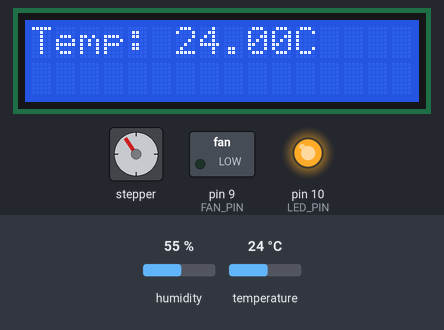
A sketch run on a simulated Arduino Uno, built with avr-gcc and run on an emulated ATmega328P. Parts: 16×2 character LCD, stepper motor, switched loads named in the sketch (green lamp = pin HIGH), output pins drawn as LEDs (lit = HIGH). The inputs (shaded band) are chosen by the test bench; at power-on: temperature 24 °C, humidity 55 %. Stepper angles assume 200 steps per turn.

Above: at 1.2 s.
1.3 s: temperature set to 38 °C
At 7.4 s:
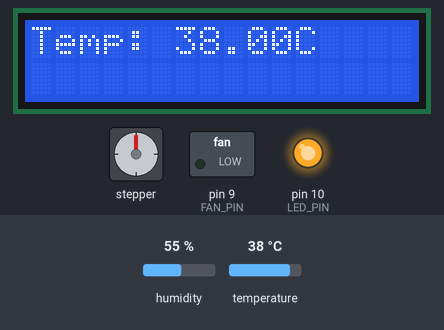
7.7 s: temperature set to 41 °C
At 12.8 s:
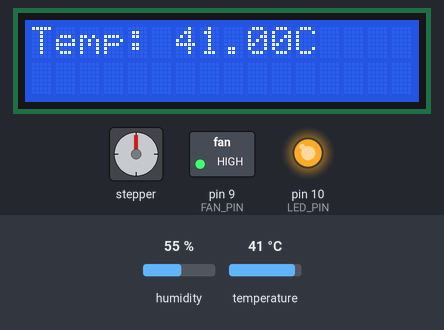
14.1 s: temperature set to 12 °C
At 20.3 s:
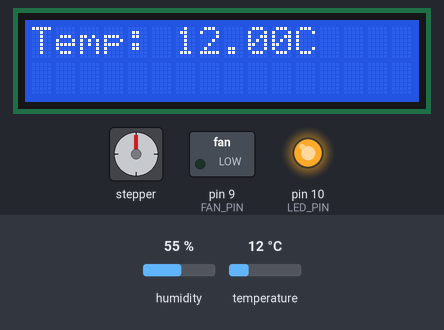
20.5 s: temperature set to 42 °C
At 26.3 s:
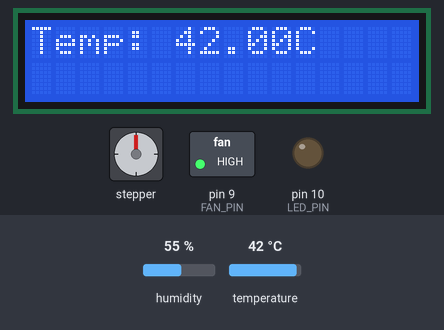
Timing chart, 0 to 74.4 s (numbered marks = the images above; inputs shaded):
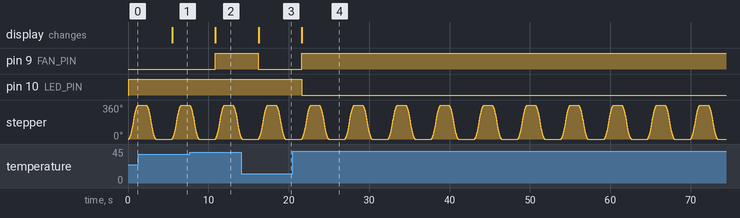

The sketch:

Complete_Incubator_using_DHT_LCD_Stepper.ino
```cpp
#include <DHT.h>
#include <LiquidCrystal.h>
#include <AccelStepper.h>

#define DHT_PIN 2     // Replace with your DHT sensor pin
#define DHT_TYPE DHT11  // Use DHT11 for the DHT sensor
#define FAN_PIN 9      // Replace with the pin connected to the fan relay
#define LED_PIN 10     // Replace with the pin connected to the LED

DHT dht(DHT_PIN, DHT_TYPE);
LiquidCrystal lcd(7, 6, 5, 4, 3, 1); // Initialize the LCD with the appropriate pins
AccelStepper stepper(1, 11, 12, 13, 8);

void setup() {
  Serial.begin(9600);
  dht.begin();
  lcd.begin(16, 2);  // Set up the LCD to have 16 columns and 2 rows
  stepper.setMaxSpeed(1000); // Adjust as needed
  stepper.setAcceleration(500); // Adjust as needed
  pinMode(FAN_PIN, OUTPUT);
  pinMode(LED_PIN, OUTPUT);
}

void loop() {
  float temperature = dht.readTemperature();

  if (!isnan(temperature)) {
    lcd.clear();  // Clear the LCD screen
    lcd.setCursor(0, 0);  // Set the cursor to the start of the first row
    lcd.print("Temp: ");
    lcd.print(temperature);
    lcd.print("C");

    fanFun(temperature);
    ledFun(temperature);
    stepFun();

    // Delay for a moment
    delay(1000);
  } else {
    Serial.println("Failed to read temperature from DHT sensor!");
  }
}

void fanFun(float temperature) {
  if (temperature > 39.0) {
    digitalWrite(FAN_PIN, HIGH); // Turn the fan on
  } else {
    digitalWrite(FAN_PIN, LOW); // Turn off the fan
  }
}

void ledFun(float temperature) {
  if (temperature > 41.0) {
    digitalWrite(LED_PIN, LOW); // Turn off the LED
  } else {
    digitalWrite(LED_PIN, HIGH); // Turn on the LED
  }
}

void stepFun() {
  // Control the stepper motor
  int steps = 200; // Adjust the number of steps for your application
  stepper.setSpeed(100); // Adjust the speed (RPM)

  // Rotate the motor clockwise
  stepper.move(steps);
  stepper.runToPosition();

  // Delay for a moment
  delay(1000);

  // Rotate the motor counterclockwise
  stepper.move(-steps);
  stepper.runToPosition();

  // Delay for a moment
  delay(1000);
}
```

Measured:
- the behaviour switches between 39 and 40 °C on temperature (found by bisection; images 1 and 2)
- after the input at 1.3 s, the display: changes after 4.2 s (image 1)
- after the input at 7.7 s, pin 9 (FAN_PIN): LOW → HIGH after 3.1 s; the display: changes after 3.2 s (image 2)
- after the input at 14.1 s, pin 9 (FAN_PIN): HIGH → LOW after 2.1 s; the display: changes after 2.1 s (image 3)
- after the input at 20.5 s, pin 9 (FAN_PIN): LOW → HIGH after 1.1 s; pin 10 (LED_PIN): HIGH → LOW after 1.1 s; the display: changes after 1.1 s (image 4)
